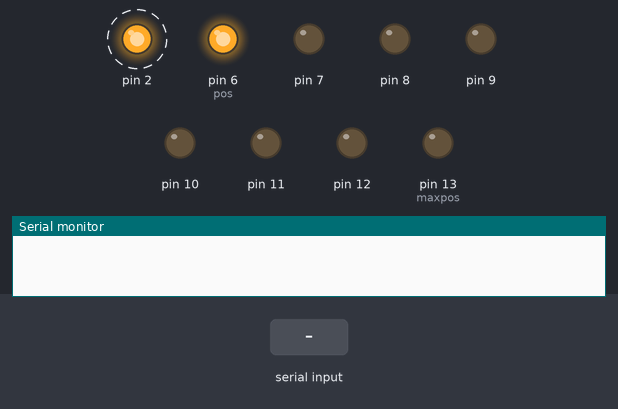
This sketch was run on a simulated Arduino Uno, built with avr-gcc and run on an emulated ATmega328P. Shown: output pins drawn as LEDs (lit = HIGH), the last lines printed to the serial monitor. Dashed ring = blinking. The inputs (shaded band) are chosen by the test bench.

Above: at 6.8 s.
6.9 s: "3" received over the second serial link
At 9.4 s:
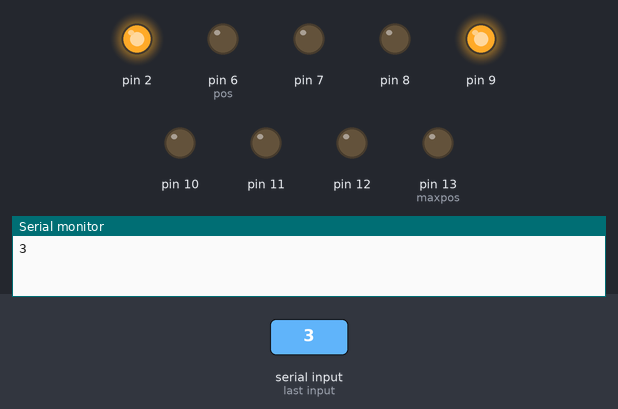
10.4 s: "1" received over the second serial link
At 11.6 s:
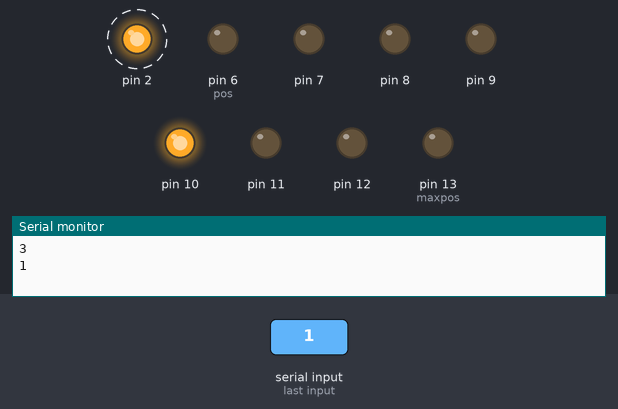
15.3 s: "2" received over the second serial link
At 17.8 s:
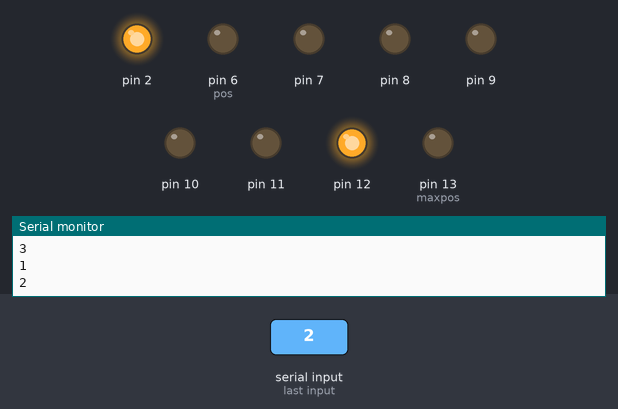
19.7 s: "4" received over the second serial link
At 22.8 s:
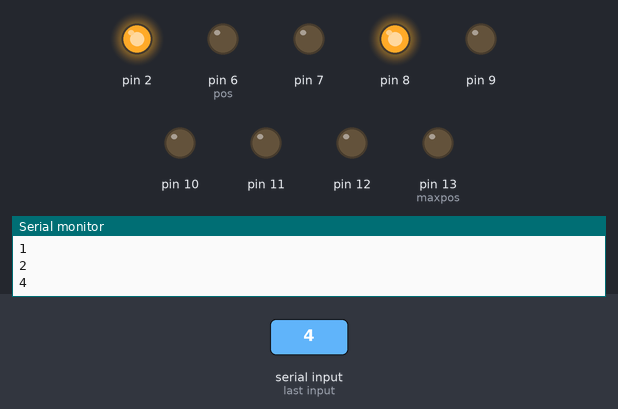
25.6 s: "5" received over the second serial link
At 27.8 s:
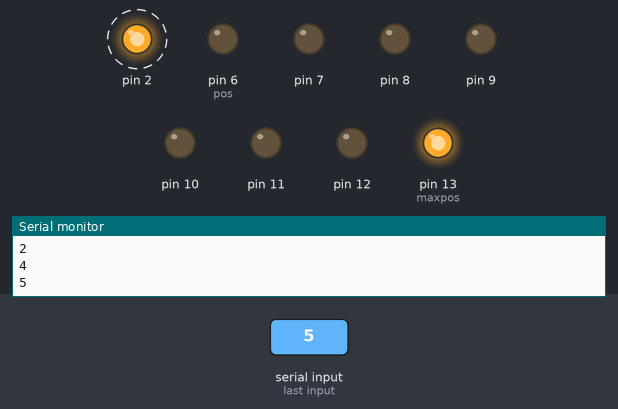
32.0 s: "6" received over the second serial link
At 33.5 s:
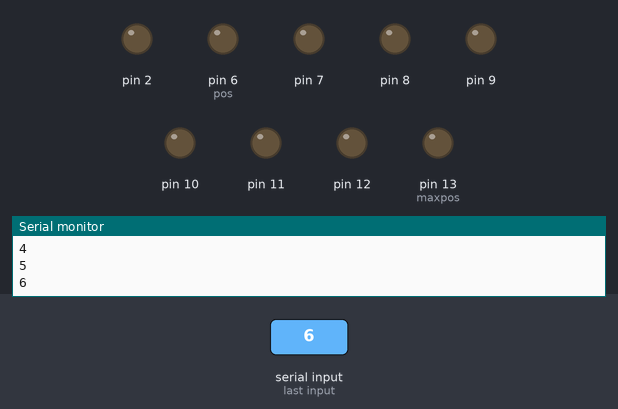
Timing chart, 0 to 39.4 s (numbered marks = the images above; inputs shaded):
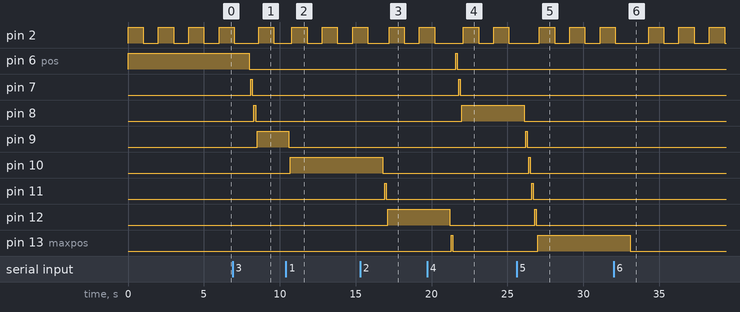

Measured:
- after the input at 6.9 s, pin 6 (pos): HIGH → LOW after 1.1 s; pin 7: LOW → HIGH after 1.2 s, → LOW 0.10 s later; pin 8: LOW → HIGH after 1.4 s, → LOW 0.10 s later; pin 9: LOW → HIGH after 1.6 s
- after the input at 10.4 s, pin 9: HIGH → LOW after 0.20 s; pin 10: LOW → HIGH after 0.30 s
- after the input at 15.3 s, pin 10: HIGH → LOW after 1.5 s; pin 11: LOW → HIGH after 1.6 s, → LOW 0.10 s later; pin 12: LOW → HIGH after 1.8 s
- after the input at 19.7 s, pin 6 (pos): LOW → HIGH after 1.9 s, → LOW 0.10 s later; pin 7: LOW → HIGH after 2.1 s, → LOW 0.10 s later; pin 8: LOW → HIGH after 2.3 s; pin 12: HIGH → LOW after 1.5 s; pin 13 (maxpos): LOW → HIGH after 1.6 s, → LOW 0.10 s later
- after the input at 25.6 s, pin 8: HIGH → LOW after 0.50 s; pin 9: LOW → HIGH after 0.60 s, → LOW 0.10 s later; pin 10: LOW → HIGH after 0.80 s, → LOW 0.10 s later; pin 11: LOW → HIGH after 1.0 s, → LOW 0.10 s later; pin 12: LOW → HIGH after 1.2 s, → LOW 0.10 s later
- after the input at 32.0 s, pin 13 (maxpos): HIGH → LOW after 1.1 s
- by itself, pin 2: repeats every 2.0 s: HIGH 1.0 s, LOW 1.0 s

The sketch:

dafuwon.ino
```cpp
#include <SoftwareSerial.h>

const int TX = 4;
const int RX = 5;
const int LED = 13;
const int delaytime = 100;
int pos = 6;
const int maxpos = 13;
SoftwareSerial BT(RX, TX);
char val;

void setup()
{
  Serial.begin(9600);
  BT.begin(9600);
  for (int i = 13; i >= 6; i--)
    pinMode(i, OUTPUT);
  for (int i = 1; i <= 1; i++)
    digitalWrite(pos, HIGH);
  pinMode(2, OUTPUT);
}

void loop()
{

  digitalWrite(2, HIGH);
  delay(1000);
  digitalWrite(2, LOW);
  delay(1000);

  if (BT.available())
  {
    val = BT.read();
    Serial.println(val);

    switch (val)
    {
    case '1':
      LEDflow(1);
      break;
    case '2':
      LEDflow(2);
      break;
    case '3':
      LEDflow(3);
      break;
    case '4':
      LEDflow(4);
      break;
    case '5':
      LEDflow(5);
      break;
    case '6':
      LEDflow(6);
      break;
    }
  }
}

void LEDflow(int a)
{
  int finalpos;
  int ifmax = 0;
  finalpos = pos + a;

  for (int i = pos; i <= finalpos - 1; i++)
  {
    if ((i + 1) > maxpos)
    {
      ifmax = 8;
      if (i == maxpos)
      {
        digitalWrite(maxpos, LOW);
        delay(delaytime);
      }
    }
    else
    {
      ifmax = 0;
    }

    digitalWrite(i - ifmax, LOW);
    delay(delaytime);
    digitalWrite(i + 1 - ifmax, HIGH);
    delay(delaytime);
  }
  pos = finalpos;
}

void LEDblink(int a)
{

  for (int i = 13; i >= 6; i--)
    digitalWrite(i, LOW);

  if ((pos + a) > maxpos)
  {
    int temp;
    temp = (pos + a) - maxpos;
    pos = 6 + temp - 1;
  }
  else
  {
    pos = pos + a;
  }
  digitalWrite(pos, HIGH);
}
```
